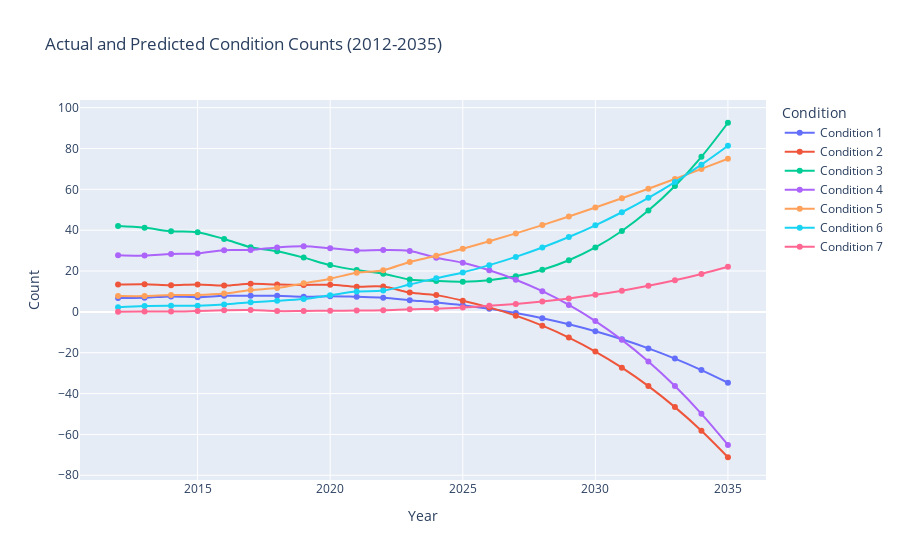

Notebook cell for this chart:
### Code cell
import plotly.graph_objs as go

# Years for the x-axis: combine actual years (2012-2024) and predicted years (2025-2035)
years = list(range(2012, 2036))

# Initialize an empty list to hold traces for each condition
fig = go.Figure()

for condition in df_predictions['Condition'].unique():
    # Extract actual data from 2012 to 2024
    actual_data = df_predictions.loc[
        df_predictions['Condition'] == condition,
        [f"n_{year}" for year in range(2012, 2025)]
    ].values.flatten()

    # Extract predicted data from 2025 to 2035
    predicted_data = df_predictions.loc[
        df_predictions['Condition'] == condition,
        [f"n_{year}" for year in range(2025, 2036)]
    ].values.flatten()

    # Combine actual and predicted data for full y-values
    y_values = np.concatenate((actual_data, predicted_data))

    # Create a trace for each condition
    fig.add_trace(go.Scatter(
        x=years, y=y_values,
        mode='lines+markers',
        name=f'Condition {condition}',
        line=dict(shape='spline')
    ))

# Update layout for readability
fig.update_layout(
    title="Actual and Predicted Condition Counts (2012-2035)",
    xaxis_title="Year",
    yaxis_title="Count",
    legend_title="Condition",
)

fig.show()

### Figure 1 — Plotly figure (JSON) as saved in the notebook; plotly's stock layout.template omitted (floating-point values rounded to 4 significant figures)
{"data": [{"line": {"shape": "spline"}, "mode": "lines+markers", "name": "Condition 1", "type": "scatter", "x": [2012, 2013, 2014, 2015, 2016, 2017, 2018, 2019, 2020, 2021, 2022, 2023, 2024, 2025, 2026, 2027, 2028, 2029, 2030, 2031, 2032, 2033, 2034, 2035], "y": [6.761, 6.932, 7.562, 7.195, 7.85, 7.908, 7.906, 7.413, 7.705, 7.382, 6.935, 5.746, 4.652, 3.298, 1.539, -0.5903, -3.12, -6.083, -9.509, -13.43, -17.88, -22.88, -28.48, -34.69]}, {"line": {"shape": "spline"}, "mode": "lines+markers", "name": "Condition 2", "type": "scatter", "x": [2012, 2013, 2014, 2015, 2016, 2017, 2018, 2019, 2020, 2021, 2022, 2023, 2024, 2025, 2026, 2027, 2028, 2029, 2030, 2031, 2032, 2033, 2034, 2035], "y": [13.35, 13.52, 13.09, 13.43, 12.88, 13.73, 13.41, 13.2, 13.27, 12.32, 12.39, 9.436, 8.207, 5.494, 2.203, -1.855, -6.756, -12.58, -19.4, -27.29, -36.34, -46.62, -58.2, -71.17]}, {"line": {"shape": "spline"}, "mode": "lines+markers", "name": "Condition 3", "type": "scatter", "x": [2012, 2013, 2014, 2015, 2016, 2017, 2018, 2019, 2020, 2021, 2022, 2023, 2024, 2025, 2026, 2027, 2028, 2029, 2030, 2031, 2032, 2033, 2034, 2035], "y": [41.99, 41.19, 39.5, 39.01, 35.66, 31.69, 29.66, 26.57, 22.9, 20.5, 18.69, 15.87, 15.11, 14.8, 15.53, 17.41, 20.61, 25.28, 31.56, 39.62, 49.6, 61.66, 75.94, 92.6]}, {"line": {"shape": "spline"}, "mode": "lines+markers", "name": "Condition 4", "type": "scatter", "x": [2012, 2013, 2014, 2015, 2016, 2017, 2018, 2019, 2020, 2021, 2022, 2023, 2024, 2025, 2026, 2027, 2028, 2029, 2030, 2031, 2032, 2033, 2034, 2035], "y": [27.73, 27.56, 28.39, 28.61, 30.24, 30.31, 31.57, 32.14, 31.14, 30.11, 30.33, 29.84, 26.5, 24.02, 20.35, 15.76, 10.15, 3.425, -4.492, -13.69, -24.27, -36.31, -49.9, -65.12]}, {"line": {"shape": "spline"}, "mode": "lines+markers", "name": "Condition 5", "type": "scatter", "x": [2012, 2013, 2014, 2015, 2016, 2017, 2018, 2019, 2020, 2021, 2022, 2023, 2024, 2025, 2026, 2027, 2028, 2029, 2030, 2031, 2032, 2033, 2034, 2035], "y": [7.784, 7.727, 8.239, 8.263, 8.955, 10.71, 11.67, 13.96, 16.27, 19.12, 20.43, 24.46, 27.44, 30.89, 34.56, 38.43, 42.48, 46.71, 51.11, 55.64, 60.31, 65.1, 70.0, 74.98]}, {"line": {"shape": "spline"}, "mode": "lines+markers", "name": "Condition 6", "type": "scatter", "x": [2012, 2013, 2014, 2015, 2016, 2017, 2018, 2019, 2020, 2021, 2022, 2023, 2024, 2025, 2026, 2027, 2028, 2029, 2030, 2031, 2032, 2033, 2034, 2035], "y": [2.273, 2.898, 3.047, 3.035, 3.648, 4.778, 5.398, 6.277, 8.133, 9.931, 10.43, 13.39, 16.52, 19.32, 22.88, 26.93, 31.51, 36.65, 42.4, 48.77, 55.82, 63.57, 72.06, 81.33]}, {"line": {"shape": "spline"}, "mode": "lines+markers", "name": "Condition 7", "type": "scatter", "x": [2012, 2013, 2014, 2015, 2016, 2017, 2018, 2019, 2020, 2021, 2022, 2023, 2024, 2025, 2026, 2027, 2028, 2029, 2030, 2031, 2032, 2033, 2034, 2035], "y": [0.1136, 0.1705, 0.1693, 0.4497, 0.7739, 0.8786, 0.3817, 0.4329, 0.5886, 0.6373, 0.7941, 1.265, 1.568, 2.174, 2.945, 3.922, 5.13, 6.593, 8.335, 10.38, 12.75, 15.48, 18.58, 22.08]}], "layout": {"legend": {"title": {"text": "Condition"}}, "title": {"text": "Actual and Predicted Condition Counts (2012-2035)"}, "xaxis": {"title": {"text": "Year"}}, "yaxis": {"title": {"text": "Count"}}}}
